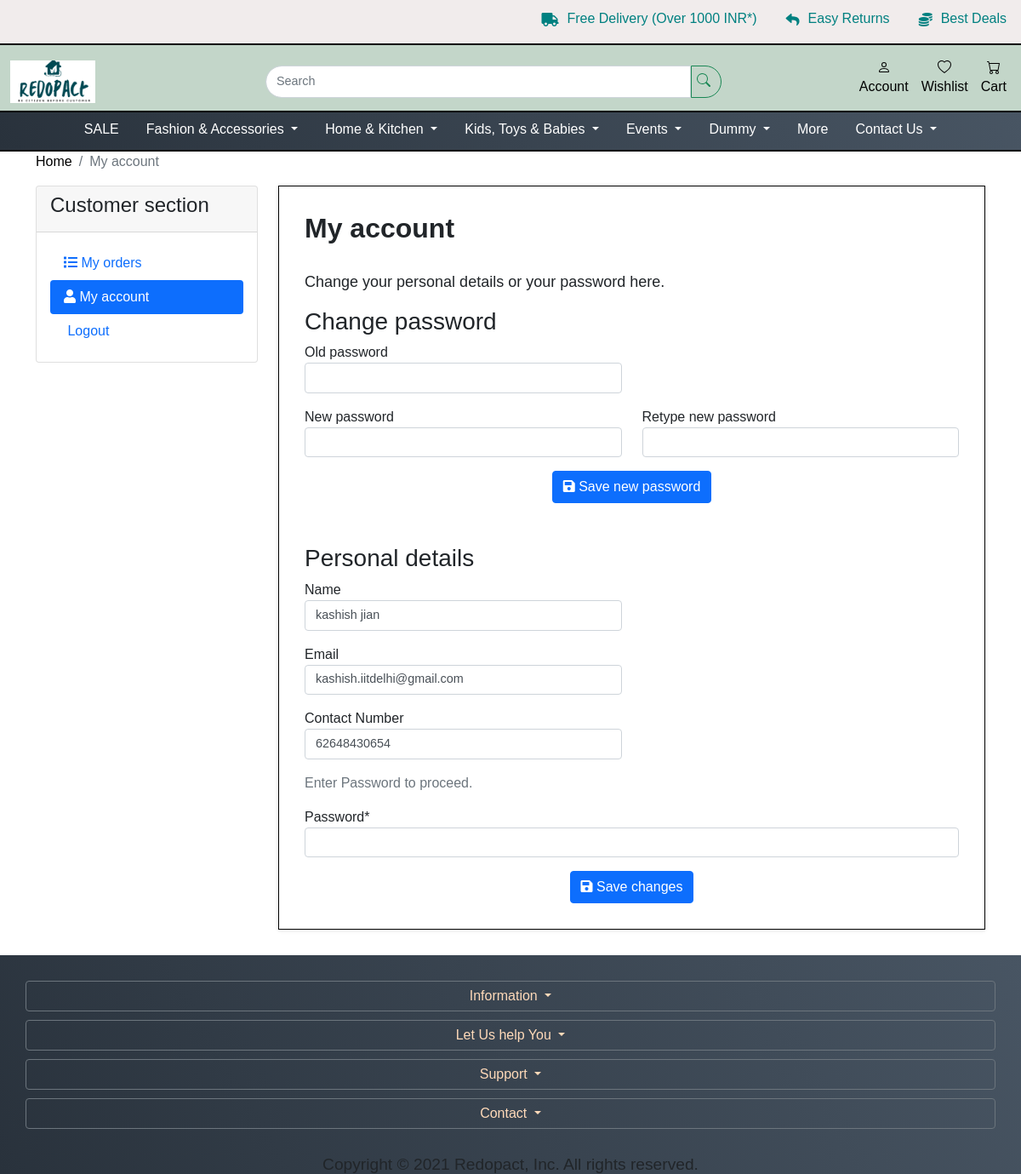
/account/ (signed in), run on an earlier commit of the app's database.
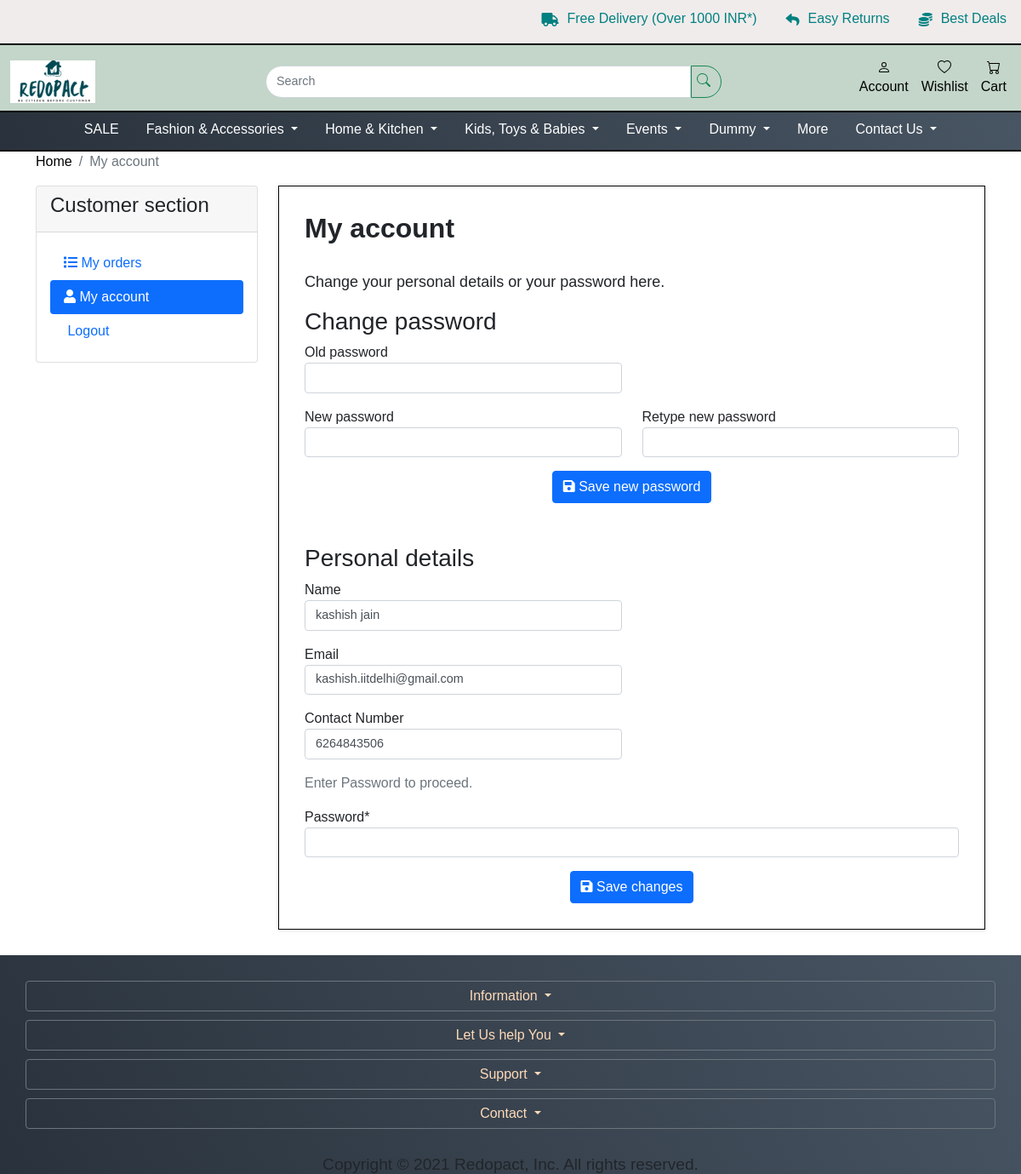
And on a later commit of the database.
### account/models.py (models this page shows, shortened)
class Account(AbstractBaseUser):
    email = models.EmailField(verbose_name="email", max_length=100, unique=True)
    viewpass = models.CharField(max_length=30, null=True, blank=True)
    name = models.CharField(max_length=100, null=True, blank=True)
    contact_number = models.IntegerField(null=True, blank=True, default=00000)
    is_superuser = models.BooleanField(default=False)
    is_admin = models.BooleanField(default=False)
    is_Vendor = models.BooleanField(default=False)
    is_Blogger = models.BooleanField(default=False)
    is_Affiliate = models.BooleanField(default=False)
    is_active = models.BooleanField(default=True)
    is_staff = models.BooleanField(default=False)
    USERNAME_FIELD = 'email'
    REQUIRED_FIELDS = ['name', 'contact_number']
    objects = MyAccountManager()

### account/views.py (the view, shortened to what this page needs)
# urls.py: path('account/',views.account_view,name='account'),
@login_required(login_url="../login")
def account_view(request):
    global msg
    context = {"name": request.user.name, "email": request.user.email, "contact_number": request.user.contact_number,
               "msg": msg}
    return render(request, 'account/myaccount.html', context)

### account/templates/account/myaccount.html (shortened to what the changed rows need)
{% extends 'general/base.html' %}
{%load static%}
{% block head%}
    <link rel="stylesheet" href="{%static 'shop/css/styles_navbar_Responsive.css'%}">
    <link rel="stylesheet" href="https://unpkg.com/flickity@2/dist/flickity.min.css">
    <link rel="stylesheet" href="{%static 'shop/css/myproducts.css'%}">
{% endblock %}
{% block body%}
    <div id="all">
      <div id="content">
        <div class="container">
          <div class="row">
            <div class="col-lg-9">
              <div class="box">
                <h1>My account</h1>
                <form method="post">
                  <div class="row">
                    <div class="col-md-6">
                      <div class="form-group">
                      <label for="name">Name</label>
                      <input id="name" type="text" name="name" placeholder="{{name}}" value="{{name}}" class="form-control" >
                    </div>
                    <div class="form-group">
                      <label for="email">Email</label>
                      <input id="email" type="text" name="email" placeholder="{{email}}"  value="{{email}}" class="form-control" >
                    </div>
                    <div class="form-group">
                      <label for="name">Contact Number</label>
                      <input id="name" type="text" name="contact_number" placeholder="{{contact_number}}" value="{{contact_number}}" class="form-control" >
                    </div>
                    </div>
                  </div>
                  </div>
              </div>
            </div>
          </div>
        </div>
      </div>
{%endblock%}

What changed in the data, as far as the page shows it:
changed Account "kashish.iitdelhi@gmail.com": name "kashish jian" → "kashish jain"
Also different on the page:
form field contact_number: "62648430654" → "6264843506"
